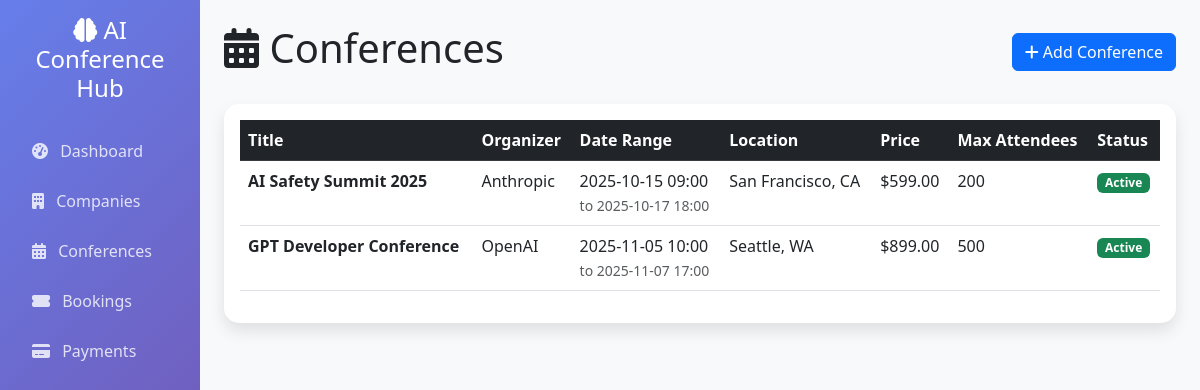
/conferences/, run on the app's committed database.
### app/models.py (models this page shows)
class Conference(db.Model):
    id = db.Column(db.Integer, primary_key=True)
    title = db.Column(db.String(200), nullable=False)
    description = db.Column(db.Text)
    start_date = db.Column(db.DateTime, nullable=False)
    end_date = db.Column(db.DateTime, nullable=False)
    location = db.Column(db.String(200), nullable=False)
    price = db.Column(db.Float, nullable=False, default=0.0)
    max_attendees = db.Column(db.Integer, default=100)
    status = db.Column(db.String(20), default='Active')
    company_id = db.Column(db.Integer, db.ForeignKey('company.id'), nullable=False)
    created_date = db.Column(db.DateTime, default=datetime.utcnow)
    bookings = db.relationship('Booking', backref='conference', lazy=True)

class Company(db.Model):
    id = db.Column(db.Integer, primary_key=True)
    name = db.Column(db.String(100), nullable=False)
    industry = db.Column(db.String(100), nullable=False, default='Artificial Intelligence')
    website = db.Column(db.String(200))
    contact_email = db.Column(db.String(100))
    phone = db.Column(db.String(20))
    description = db.Column(db.Text)
    created_date = db.Column(db.DateTime, default=datetime.utcnow)
    conferences = db.relationship('Conference', backref='organizer', lazy=True)
    bookings = db.relationship('Booking', backref='company', lazy=True)
    users = db.relationship('User', backref='company', lazy=True)
    details = db.relationship('CompanyDetails', backref='company', uselist=False, lazy=True)
    intelligence = db.relationship('BusinessIntelligence', backref='company', lazy=True)

### app/routes/conferences.py (the view)
@bp.route('/')
def index():
    conferences = Conference.query.join(Company).all()
    return render_template('conferences.html', conferences=conferences)

### app/templates/conferences.html
{% extends "base.html" %}
{% block content %}
<div class="d-flex justify-content-between align-items-center mb-4">
    <h1><i class="fas fa-calendar-alt"></i> Conferences</h1>
    <a href="{{ url_for('conferences.add') }}" class="btn btn-primary">
        <i class="fas fa-plus"></i> Add Conference
    </a>
</div>
<div class="card">
    <div class="card-body">
        <div class="table-responsive">
            <table class="table table-hover">
                <thead class="table-dark">
                    <tr>
                        <th>Title</th>
                        <th>Organizer</th>
                        <th>Date Range</th>
                        <th>Location</th>
                        <th>Price</th>
                        <th>Max Attendees</th>
                        <th>Status</th>
                    </tr>
                </thead>
                <tbody>
                    {% for conference in conferences %}
                    <tr>
                        <td><strong>{{ conference.title }}</strong></td>
                        <td>{{ conference.organizer.name }}</td>
                        <td>
                            {{ conference.start_date.strftime('%Y-%m-%d %H:%M') }}<br>
                            <small class="text-muted">to {{ conference.end_date.strftime('%Y-%m-%d %H:%M') }}</small>
                        </td>
                        <td>{{ conference.location }}</td>
                        <td>${{ "%.2f"|format(conference.price) }}</td>
                        <td>{{ conference.max_attendees }}</td>
                        <td>
                            <span class="badge bg-{{ 'success' if conference.status == 'Active' else 'secondary' }}">
                                {{ conference.status }}
                            </span>
                        </td>
                    </tr>
                    {% endfor %}
                </tbody>
            </table>
        </div>
    </div>
</div>
{% endblock %}

### app/templates/base.html (style rules this page uses)
.card { border: none; box-shadow: 0 0.5rem 1rem rgba(0,0,0,0.1); border-radius: 15px; }

### data on the page
Conference: title "AI Safety Summit 2025", organizer.name "Anthropic", start_date "2025-10-15 09:00", end_date "2025-10-17 18:00", location "San Francisco, CA", price "599.00", max_attendees "200", status "Active"
Conference: title "GPT Developer Conference", organizer.name "OpenAI", start_date "2025-11-05 10:00", end_date "2025-11-07 17:00", location "Seattle, WA", price "899.00", max_attendees "500", status "Active"
